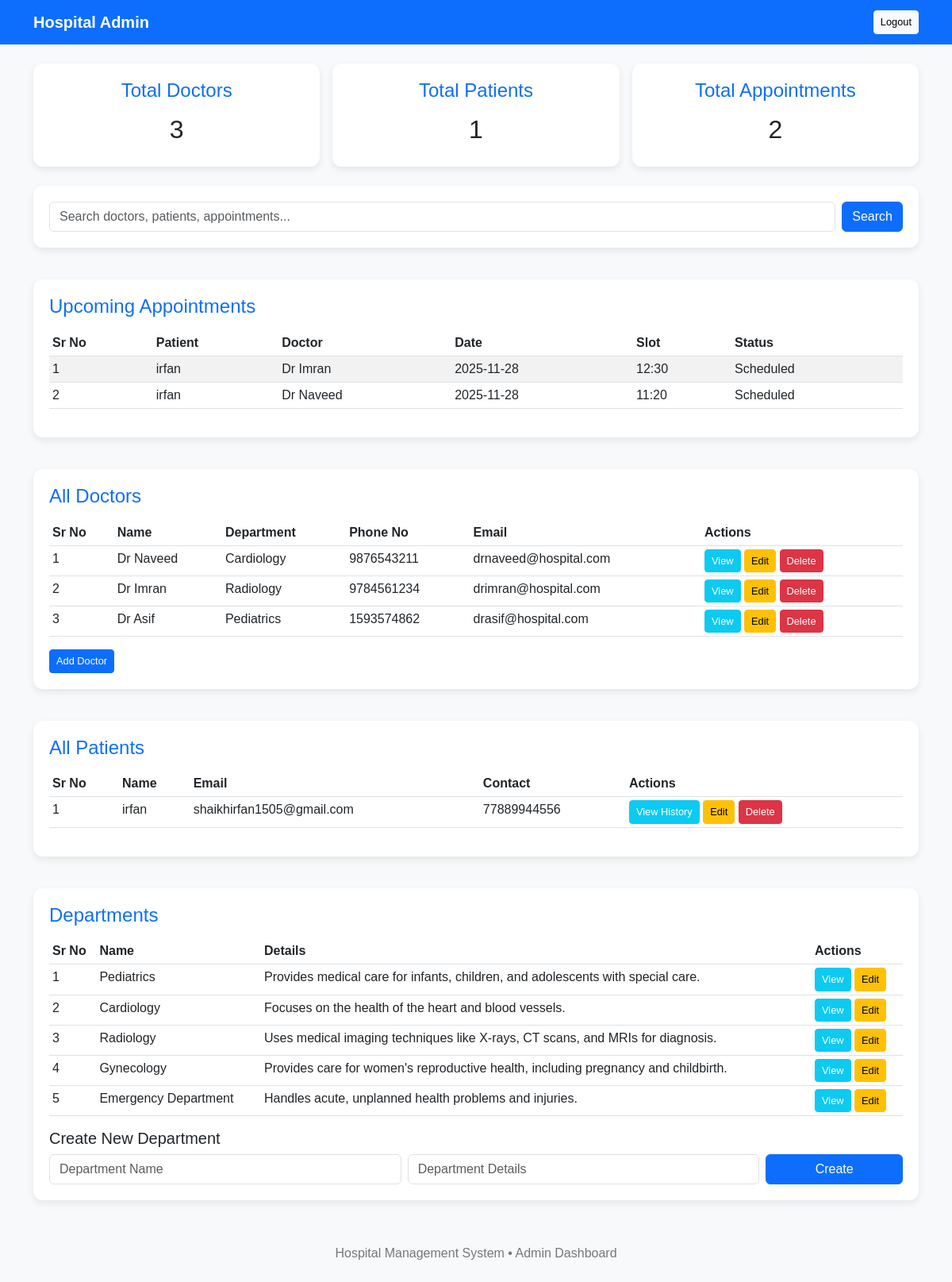
The app's page /admin/dashboard (signed in), older data.
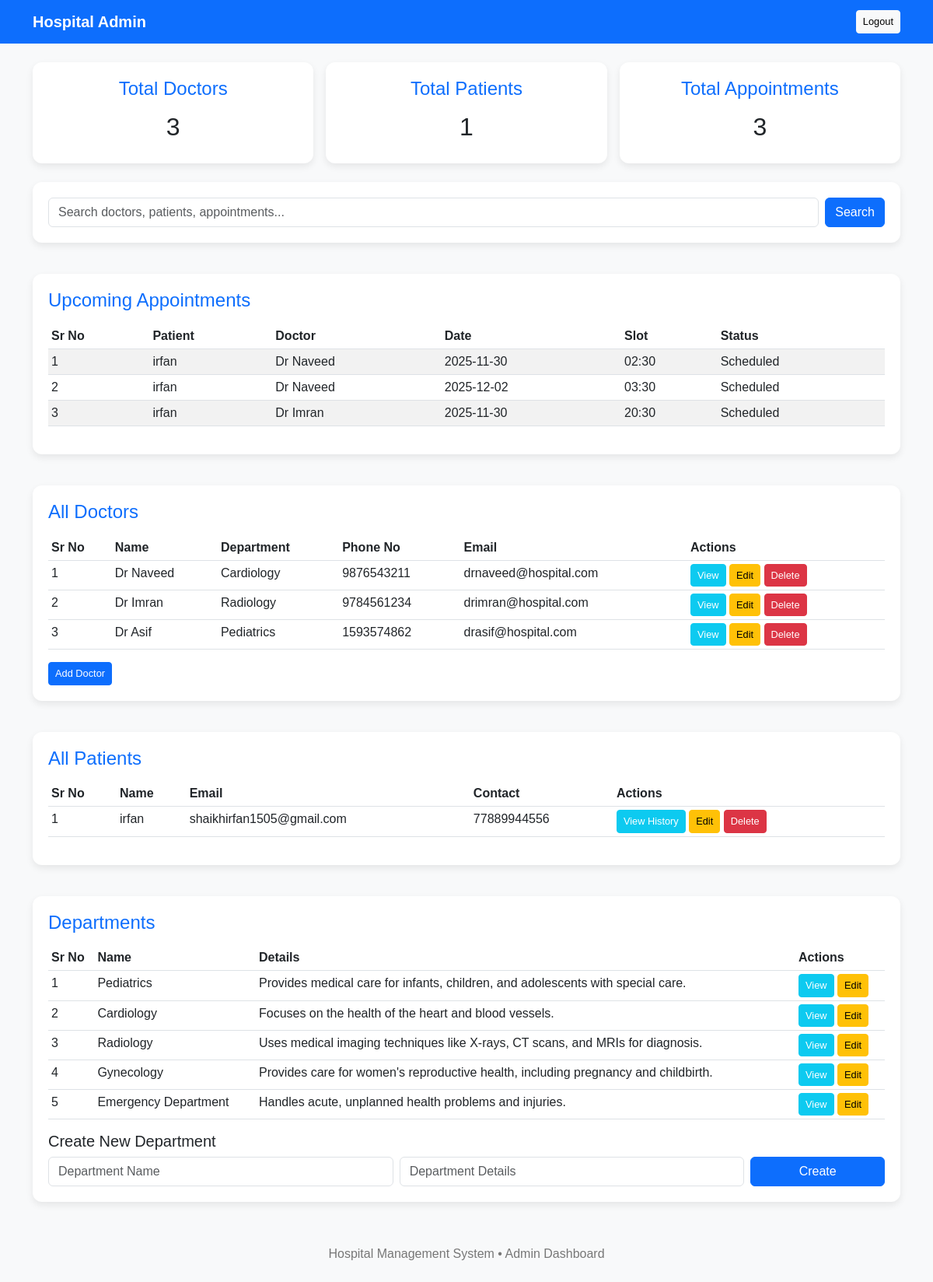
The same page, newer data.
### application/models.py (models this page shows)
class Appointment(db.Model):
    id = db.Column(db.Integer, primary_key=True)
    patient_id = db.Column(db.Integer, db.ForeignKey('patient.id'))
    doctor_id = db.Column(db.Integer, db.ForeignKey('doctor.id'))
    department_id = db.Column(db.Integer, db.ForeignKey('department.id'))
    date = db.Column(db.String(20))
    slot = db.Column(db.String(20))
    status = db.Column(db.String(20), default='Scheduled')
    doctor = db.relationship('Doctor', backref='appointments')
    department = db.relationship('Department', backref='appointments')
    patient = db.relationship('Patient', backref='appointments')

class Patient(db.Model):
    id = db.Column(db.Integer, primary_key=True)
    name = db.Column(db.String(100), nullable=False)
    email = db.Column(db.String(100), unique=True)
    phone = db.Column(db.String(20))
    user_id = db.Column(db.Integer, db.ForeignKey('user.id'))

class Doctor(db.Model):
    id = db.Column(db.Integer, primary_key=True)
    name = db.Column(db.String(100), nullable=False)
    email = db.Column(db.String(100), unique=True)
    phone = db.Column(db.String(20), nullable=False)
    experience = db.Column(db.Integer)
    details = db.Column(db.Text)
    available_slots = db.Column(db.Text)  # Could store JSON string for slots
    department_id = db.Column(db.Integer, db.ForeignKey('department.id'))
    department = db.relationship('Department', backref='doctors')

class Department(db.Model):
    id = db.Column(db.Integer, primary_key=True)
    name = db.Column(db.String(100), nullable=False)
    details = db.Column(db.Text)

### application/controllers.py (the view)
    @app.route('/admin/dashboard')
    def admin_dashboard():
        if 'role' not in session or session['role'] != 'admin':
            flash("Access denied!", "danger")
            return redirect(url_for('login'))
        doctors = Doctor.query.all()
        patients = Patient.query.all()
        total_doctors = len(doctors)
        total_patients = len(patients)
        total_appointments = Appointment.query.count()
        departments = Department.query.all()
        upcoming_appointments = Appointment.query.all()  # or filter by future date
        return render_template('admin_dash.html',
                            doctors=doctors,
                            patients=patients,
                            total_doctors=total_doctors,
                            departments=departments,
                            total_patients=total_patients,
                            total_appointments=total_appointments,
                            upcoming_appointments=upcoming_appointments)

### templates/admin_dash.html (shortened to what this page needs)
<!DOCTYPE html>
<html lang="en">
<head>
    <link href="https://cdn.jsdelivr.net/npm/bootstrap@5.3.0/dist/css/bootstrap.min.css" rel="stylesheet">
</head>
<body>
<nav class="navbar navbar-expand-lg">
    <div class="container">
        <a class="navbar-brand" href="#">Hospital Admin</a>
        <div class="ms-auto">
            <a href="/logout" class="btn btn-light btn-sm">Logout</a>
        </div>
    </div>
</nav>
<div class="container mt-4">
    <div class="row g-3">
        <div class="col-md-4">
            <div class="dashboard-card text-center">
                <h4>Total Doctors</h4>
                <h2>{{ total_doctors }}</h2>
            </div>
        </div>
        <div class="col-md-4">
            <div class="dashboard-card text-center">
                <h4>Total Patients</h4>
                <h2>{{ total_patients }}</h2>
            </div>
        </div>
        <div class="col-md-4">
            <div class="dashboard-card text-center">
                <h4>Total Appointments</h4>
                <h2>{{ total_appointments }}</h2>
            </div>
        </div>
    </div>
    <div class="mt-4">
        <div class="table-section">
            <form action="/admin/search" method="GET" class="d-flex">
                <input type="text" name="query" class="form-control" placeholder="Search doctors, patients, appointments...">
                <button class="btn btn-primary ms-2">Search</button>
            </form>
        </div>
    </div>
    <div class="table-section">
        <h4>Upcoming Appointments</h4>
        <table class="table table-striped table-sm">
            <thead>
                <tr>
                    <th>Sr No</th>
                    <th>Patient</th>
                    <th>Doctor</th>
                    <th>Date</th>
                    <th>Slot</th>
                    <th>Status</th>
                </tr>
            </thead>
            <tbody>
                {% for appt in upcoming_appointments %}
                <tr>
                    <td>{{ loop.index }}</td>
                    <td>{{ appt.patient.name }}</td>
                    <td>{{ appt.doctor.name }}</td>
                    <td>{{ appt.date }}</td>
                    <td>{{ appt.slot }}</td>
                    <td>{{ appt.status }}</td>
                </tr>
                {% endfor %}
            </tbody>
        </table>
    </div>
    <div class="table-section">
        <h4>All Doctors</h4>
        <table class="table table-hover table-sm">
            <thead>
                <tr>
                    <th>Sr No</th>
                    <th>Name</th>
                    <th>Department</th>
                    <th>Phone No</th>
                    <th>Email</th>
                    <th>Actions</th>
                </tr>
            </thead>
            <tbody>
                {% for doctor in doctors %}
                <tr>
                    <td>{{ loop.index }}</td>
                    <td>{{ doctor.name }}</td>
                    <td>{{ doctor.department.name }}</td>
                    <td>{{ doctor.phone }}</td>
                    <td>{{ doctor.email }}</td>
                    <td>
                        <a href="/admin/doctor/{{ doctor.id }}" class="btn btn-sm btn-info text-white">View</a>
                        <a href="/admin/doctor/edit/{{ doctor.id }}" class="btn btn-sm btn-warning">Edit</a>
                        <a href="/admin/doctor/delete/{{ doctor.id }}" class="btn btn-sm btn-danger">Delete</a>
                    </td>
                </tr>
                {% endfor %}
            </tbody>
        </table>
        <a href="/admin/doctor/add" class="btn btn-primary btn-sm">Add Doctor</a>
    </div>
    <div class="table-section">
        <h4>All Patients</h4>
        <table class="table table-hover table-sm">
            <thead>
                <tr>
                    <th>Sr No</th>
                    <th>Name</th>
                    <th>Email</th>
                    <th>Contact</th>
                    <th>Actions</th>
                </tr>
            </thead>
            <tbody>
                {% for patient in patients %}
                <tr>
                    <td>{{ loop.index }}</td>
                    <td>{{ patient.name }}</td>
                    <td>{{ patient.email }}</td>
                    <td>{{ patient.phone }}</td>
                    <td>
                        <a href="/admin/patient/{{ patient.id }}/history" class="btn btn-sm btn-info text-white">View History</a>
                        <a href="/admin/patient/edit/{{ patient.id }}" class="btn btn-sm btn-warning">Edit</a>
                        <a href="/admin/patient/delete/{{ patient.id }}" class="btn btn-sm btn-danger">Delete</a>
                    </td>
                </tr>
                {% endfor %}
            </tbody>
        </table>
    </div>
    <div class="table-section">
        <h4>Departments</h4>
        <table class="table table-hover table-sm mb-3">
            <thead>
                <tr>
                    <th>Sr No</th>
                    <th>Name</th>
                    <th>Details</th>
                    <th>Actions</th>
                </tr>
            </thead>
            <tbody>
                {% for dept in departments %}
                <tr>
                    <td>{{ loop.index }}</td>
                    <td>{{ dept.name }}</td>
                    <td>{{ dept.details }}</td>
                    <td>
                        <a href="/admin/department/{{ dept.id }}" class="btn btn-sm btn-info text-white">View</a>
                        <a href="/admin/departments/edit/{{ dept.id }}" class="btn btn-sm btn-warning">Edit</a>
                    </td>
                </tr>
                {% endfor %}
            </tbody>
        </table>
        <div class="mt-3">
            <h5>Create New Department</h5>
            <form action="/admin/department/create" method="POST" class="row g-2">
                <div class="col-md-5">
                    <input type="text" name="name" class="form-control" placeholder="Department Name" required>
                </div>
                <div class="col-md-5">
                    <input type="text" name="details" class="form-control" placeholder="Department Details">
                </div>
                <div class="col-md-2">
                    <button type="submit" class="btn btn-primary w-100">Create</button>
                </div>
            </form>
        </div>
    </div>
</div>
<div class="footer">
    <p>Hospital Management System • Admin Dashboard</p>
</div>
</body>
</html>

### templates/admin_dash.html (style rules this page uses)
body { background: #f8f9fa; font-family: Arial, sans-serif; }
.navbar { background: #0d6efd; }
.navbar-brand, .nav-link, .navbar-text { color: white !important; font-weight: 600; }
.dashboard-card { border-radius: 12px; padding: 20px; background: white; box-shadow: 0 4px 10px rgba(0,0,0,0.08); }
.table-section { background: white; border-radius: 12px; padding: 20px; box-shadow: 0 4px 10px rgba(0,0,0,0.08); margin-bottom: 40px; }
.footer { text-align: center; padding: 15px 0; margin-top: 40px; color: #777; }
h4 { color: #0d6efd; margin-bottom: 15px; }
.btn-sm { font-size: 0.8rem; }

Row changes from the older to the newer data that the page shows:
removed Appointment: patient.name "irfan", doctor.name "Dr Imran", date "2025-11-28", slot "12:30", status "Scheduled"
removed Appointment: patient.name "irfan", doctor.name "Dr Naveed", date "2025-11-28", slot "11:20", status "Scheduled"
added Appointment: patient.name "irfan", doctor.name "Dr Naveed", date "2025-11-30", slot "02:30", status "Scheduled"
added Appointment: patient.name "irfan", doctor.name "Dr Naveed", date "2025-12-02", slot "03:30", status "Scheduled"
added Appointment: patient.name "irfan", doctor.name "Dr Imran", date "2025-11-30", slot "20:30", status "Scheduled"
Text that changed along with them:
{{ total_appointments }}: "2" → "3"
